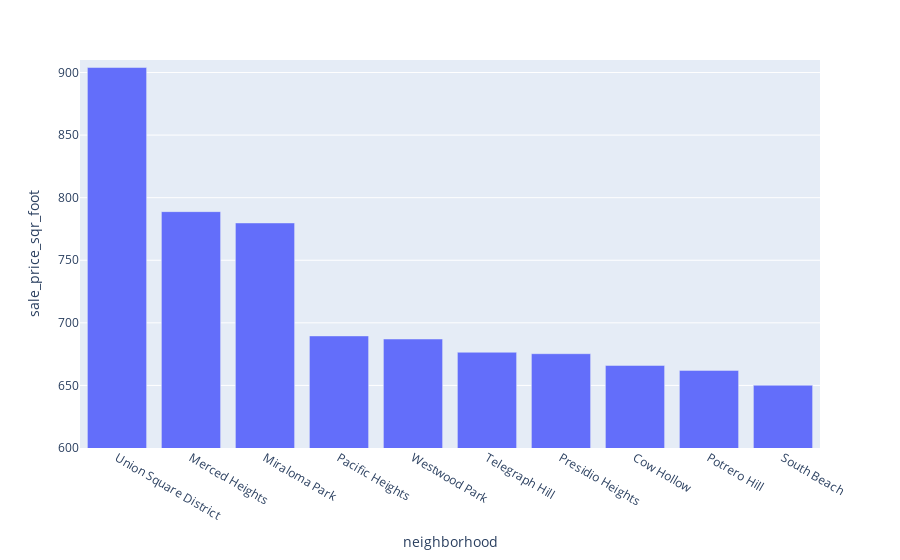

The notebook cell this image was saved under:
### Code cell
# Plotting the data from the top 10 expensive neighborhoods
fig = px.bar(sfo_5, y = "sale_price_sqr_foot")
fig.update_layout(yaxis_range=[600,910])
fig.show()

### Figure 1 — Plotly figure (JSON) as saved in the notebook; plotly's stock layout.template omitted (floating-point values rounded to 4 significant figures)
{"data": [{"alignmentgroup": "True", "hovertemplate": "neighborhood=%{x}<br>sale_price_sqr_foot=%{y}<extra></extra>", "legendgroup": "", "marker": {"color": "#636efa", "pattern": {"shape": ""}}, "name": "", "offsetgroup": "", "orientation": "v", "showlegend": false, "textposition": "auto", "type": "bar", "x": ["Union Square District", "Merced Heights", "Miraloma Park", "Pacific Heights", "Westwood Park", "Telegraph Hill", "Presidio Heights", "Cow Hollow", "Potrero Hill", "South Beach"], "xaxis": "x", "y": [904.0, 788.8, 779.8, 689.6, 687.1, 676.5, 675.4, 666.0, 662.0, 650.1], "yaxis": "y"}], "layout": {"autosize": true, "barmode": "relative", "legend": {"tracegroupgap": 0}, "margin": {"t": 60}, "xaxis": {"anchor": "y", "autorange": true, "domain": [0, 1], "range": [-0.5, 9.5], "title": {"text": "neighborhood"}, "type": "category"}, "yaxis": {"anchor": "x", "domain": [0, 1], "range": [600, 910], "title": {"text": "sale_price_sqr_foot"}, "type": "linear"}}}
